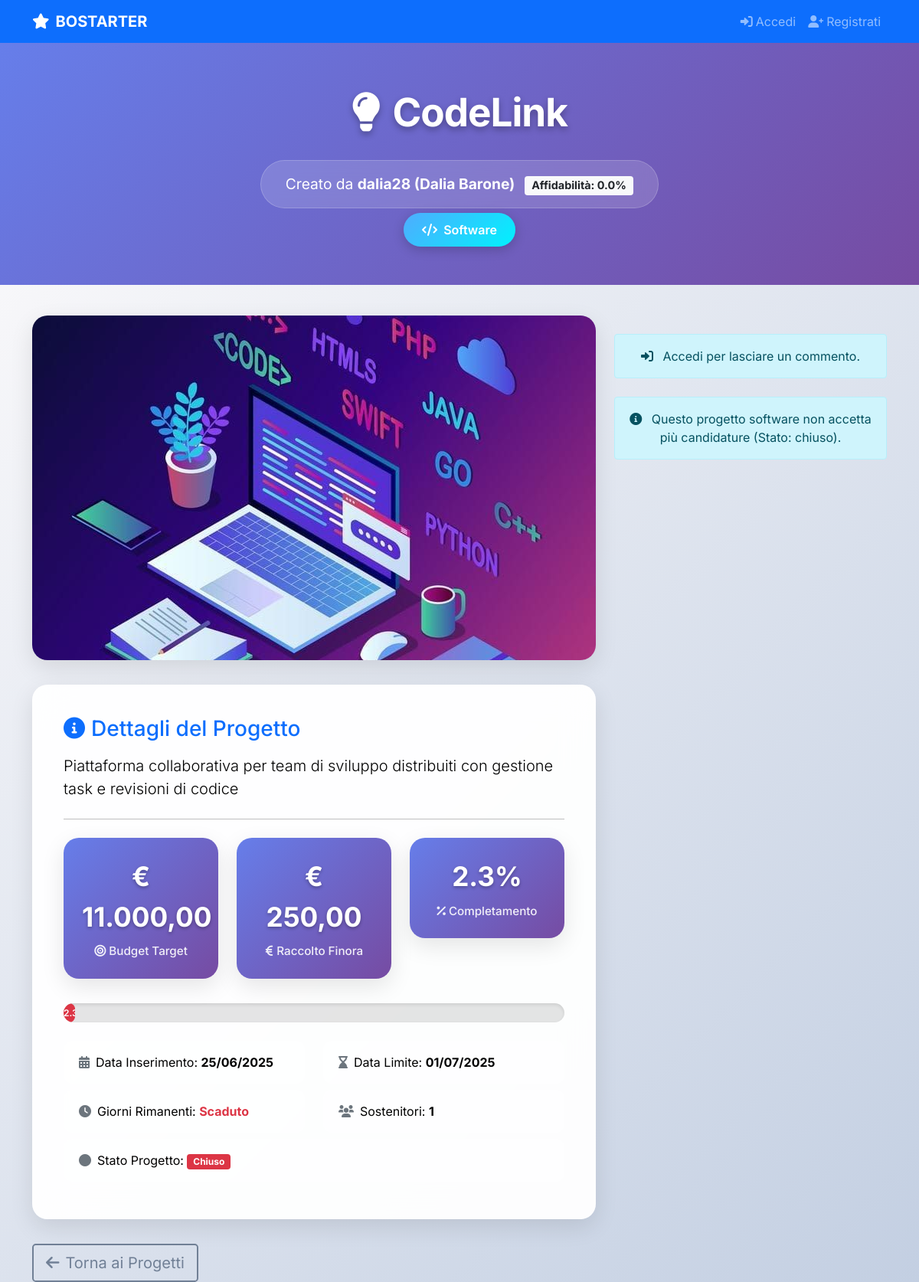
The page /public/projects/project_detail.php?name=CodeLink on the database its author committed.
### tables this page shows
CREATE TABLE PROGETTO(
    Nome                VARCHAR(100) PRIMARY KEY,
    Descrizione         TEXT NOT NULL,
    Data_Inserimento    DATE NOT NULL,
    Stato               ENUM('aperto', 'chiuso')NOT NULL DEFAULT 'aperto',
    Budget              DECIMAL(10,2) NOT NULL,
    Data_Limite         DATE NOT NULL,
    Tipo                ENUM('Hardware', 'Software') NOT NULL,
    Email_Creatore      VARCHAR(100) NOT NULL,
    FOREIGN KEY (Email_Creatore) REFERENCES CREATORE(Email) ON DELETE CASCADE
);

CREATE TABLE UTENTE(
    Email               VARCHAR(100) PRIMARY KEY,
    Nickname            VARCHAR(50) UNIQUE NOT NULL,
    Password            VARCHAR(255) NOT NULL,
    Nome                VARCHAR(50) NOT NULL,
    Cognome             VARCHAR(50) NOT NULL,
    Anno_Di_Nascita     DATE NOT NULL,
    Luogo_Di_Nascita    VARCHAR(100) NOT NULL
);

CREATE TABLE CREATORE (
    Email           VARCHAR(100) PRIMARY KEY,
    Nr_Progetti     INT DEFAULT 0,
    Affidabilita    FLOAT DEFAULT 0,
    FOREIGN KEY (Email) REFERENCES UTENTE(Email) ON DELETE CASCADE
);

### public/projects/project_detail.php (the view, shortened to what the rows shown need)
<?php
require_once '../../config/database.php';
function formatCurrency($amount) {
    return '€ ' . number_format($amount, 2, ',', '.');
}
$nomeProgetto = $_GET['name'];
$db = Database::getInstance();
$db->ensureEventScheduler();
$sql = "
    SELECT
        p.Nome, p.Descrizione, p.Data_Inserimento, p.Stato, p.Budget, p.Data_Limite, p.Tipo, p.Email_Creatore,
        u.Nickname AS CreatoreNickname, u.Nome AS CreatoreNome, u.Cognome AS CreatoreCognome,
        c.Affidabilita,
        COALESCE(SUM(f.Importo), 0) AS Totale_Finanziato,
        COUNT(DISTINCT f.Email_Utente) AS Num_Finanziatori,
        (SELECT percorso FROM FOTO WHERE Nome_Progetto = p.Nome LIMIT 1) AS Foto,
        DATEDIFF(p.Data_Limite, CURDATE()) AS Giorni_Rimanenti
    FROM PROGETTO p
    JOIN CREATORE c ON p.Email_Creatore = c.Email
    JOIN UTENTE u ON c.Email = u.Email
    LEFT JOIN FINANZIAMENTO f ON p.Nome = f.Nome_Progetto
    WHERE p.Nome = ?
    GROUP BY p.Nome, p.Descrizione, p.Data_Inserimento, p.Stato, p.Budget, p.Data_Limite, p.Tipo,
             u.Nickname, u.Nome, u.Cognome, c.Affidabilita
";
$progetto = $db->fetchOne($sql, [$nomeProgetto]);
if ($progetto && $progetto['Stato'] === 'aperto' && $progetto['Data_Limite'] <= date('Y-m-d')) {
    $progetto['Stato'] = 'chiuso';
}
$percentuale = $progetto['Budget'] > 0 ? round($progetto['Totale_Finanziato'] / $progetto['Budget'] * 100, 1) : 0;
$statoClasse = ($progetto['Stato'] === 'aperto' && $progetto['Giorni_Rimanenti'] > 0 && $percentuale < 100) ? 'success' : 'secondary';
if ($progetto['Stato'] === 'chiuso' || $progetto['Giorni_Rimanenti'] <= 0 || $percentuale >= 100) {
    $statoClasse = 'info';
    if ($progetto['Giorni_Rimanenti'] <= 0 && $percentuale < 100) {
        $statoClasse = 'danger';
    }
}
$fotoDb = $progetto['Foto'] ?? '';
if ($fotoDb !== '') {
    $src = (strpos($fotoDb, 'img/') === 0) ? "/Bostarter/{$fotoDb}" : "/Bostarter/img/{$fotoDb}";
} else {
    $src = "/Bostarter/img/placeholder.jpg";
}
?>
<!DOCTYPE html>
<html lang="it">
<head>
    <link href="https://cdn.jsdelivr.net/npm/bootstrap@5.1.3/dist/css/bootstrap.min.css" rel="stylesheet">
    <link href="https://cdnjs.cloudflare.com/ajax/libs/font-awesome/6.0.0/css/all.min.css" rel="stylesheet">
</head>
<body>
<div class="project-header">
    <div class="container text-center">
        <h1 class="project-title"><i class="fas fa-lightbulb me-3"></i><?= htmlspecialchars($progetto['Nome']) ?></h1>
        <div class="creator-info">
            Creato da <strong>
                <?= htmlspecialchars($progetto['CreatoreNickname']) ?>
                (<?= htmlspecialchars($progetto['CreatoreNome'] ?? '') . ' ' . htmlspecialchars($progetto['CreatoreCognome'] ?? '') ?>)
            </strong>
            <span class="badge bg-light text-dark ms-2">
                Affidabilità: <?= number_format($progetto['Affidabilita'] * 100, 1) ?>%
            </span>
        </div>
        <br>
        <span class="type-badge">
            <i class="fas fa-<?= $progetto['Tipo'] === 'Hardware' ? 'microchip' : 'code' ?> me-1"></i>
            <?= htmlspecialchars($progetto['Tipo']) ?>
        </span>
    </div>
</div>
<div class="container">
    <div class="row">
        <div class="col-lg-8">
            <div class="fade-in-up">
                <img src="<?= htmlspecialchars($src) ?>" class="project-image" alt="Immagine Progetto <?= htmlspecialchars($progetto['Nome']) ?>">
            </div>
            <div class="project-details-card fade-in-up">
                <h3 class="mb-3 text-primary"><i class="fas fa-info-circle me-2"></i>Dettagli del Progetto</h3>
                <p class="lead"><?= nl2br(htmlspecialchars($progetto['Descrizione'])) ?></p>
                <hr class="my-4">
                <div class="row text-center">
                    <div class="col-md-4">
                        <div class="stat-box">
                            <div class="value"><?= formatCurrency($progetto['Budget']) ?></div>
                            <div class="label"><i class="fas fa-bullseye me-1"></i>Budget Target</div>
                        </div>
                    </div>
                    <div class="col-md-4">
                    </div>
                    <div class="col-md-4">
                    </div>
                </div>
                <div class="progress mt-3">
                    <div class="progress-bar bg-<?= $statoClasse ?>" role="progressbar"
                         style="width: <?= $percentuale ?>%;"
                         aria-valuenow="<?= $percentuale ?>" aria-valuemin="0" aria-valuemax="100">
                    </div>
                </div>
                <div class="row mt-4">
                    <div class="col-md-6">
                        <div class="info-row">
                            <i class="fas fa-calendar-alt me-2 text-muted"></i>Data Inserimento: <strong><?= date('d/m/Y', strtotime($progetto['Data_Inserimento'])) ?></strong>
                        </div>
                    </div>
                    <div class="col-md-6">
                        <div class="info-row">
                            <i class="fas fa-hourglass-end me-2 text-muted"></i>Data Limite: <strong><?= date('d/m/Y', strtotime($progetto['Data_Limite'])) ?></strong>
                        </div>
                    </div>
                    <div class="col-md-6">
                    </div>
                    <div class="col-md-6">
                    </div>
                    <div class="col-12">
                    </div>
                </div>
            </div>
        </div>
    </div>
</div>
</body>
</html>

### rows shown on the page
progetto: Nome "CodeLink", utente.Nickname "dalia28", utente.Nome "Dalia", utente.Cognome "Barone", $progetto['Affidabilita']*100 "0.0", Tipo "Software", Nome (picture), Descrizione "Piattaforma collaborativa per team di sviluppo distribuiti con gestione task e revisioni di codice", Budget "€ 11.000,00", Data_Inserimento "25/06/2025", Data_Limite "01/07/2025"

### other values the page prints
formatCurrency($progetto['Totale_Finanziato']) "€ 250,00"
$percentuale "2.3"
$progetto['Num_Finanziatori'] "1"
$progetto['Stato'] "Chiuso"
$progetto['Stato'] "chiuso"
